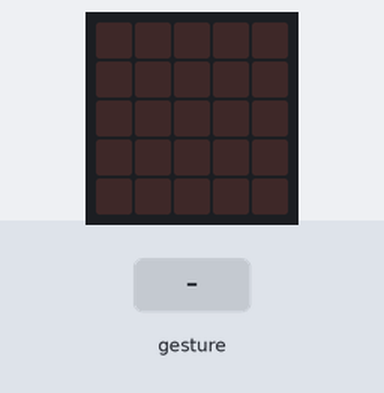
Simulated run of this program. Board: BBC micro:bit (MakeCode). Shown: the board's 5×5 LED display. Inputs (shaded band) come from the test bench. Random numbers come from a fixed seed; a tilt is held for 1.5 s and a shake lasts 1 s, then the board lies face up again.

Above: at 1.2 s.
1.3 s: gesture 'shake'
At 2.3 s:
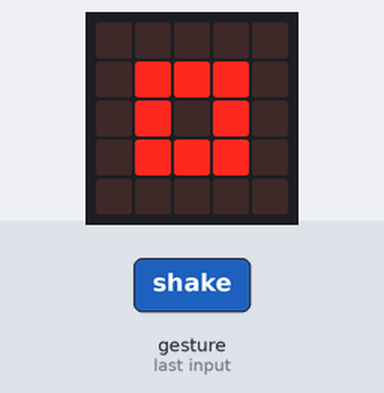
At 3.9 s:
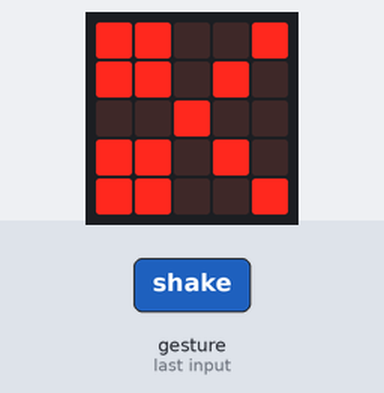
4.3 s: gesture 'shake'
At 9.0 s:
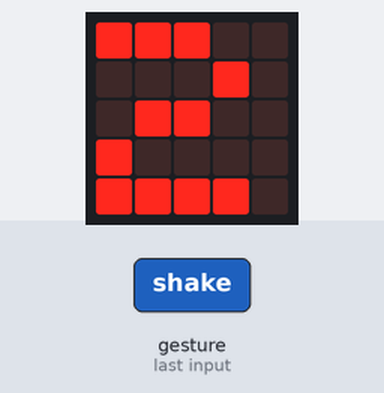
Timing chart, 0 to 10.5 s (numbered marks = the images above; inputs shaded):
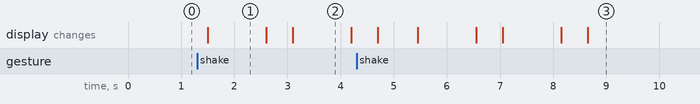

The program:

game1.py
```python
def on_gesture_shake():

    hand1 = randint(1, 3)
    hand2 = randint(1, 3)

    if hand1 == 1: # Rock
        basic.show_icon(IconNames.SMALL_SQUARE)
    elif hand1 == 2: # Paper
        basic.show_icon(IconNames.SQUARE)
    else: # Scissors
        basic.show_icon(IconNames.SCISSORS)

    basic.pause(500)
    basic.clear_screen()
    basic.pause(500)

    if hand2 == 1: # Rock
        basic.show_icon(IconNames.SMALL_SQUARE)
    elif hand2 == 2: # Paper
        basic.show_icon(IconNames.SQUARE)
    else: # Scissors
        basic.show_icon(IconNames.SCISSORS)

    basic.pause(500)
    basic.clear_screen()
    basic.pause(500)

    if hand1 == 1: # Rock
        if hand2 == 1: # Rock
            basic.show_number(0)
        elif hand2 == 2: # Paper
            basic.show_number(2)
        else: # Scissors
            basic.show_number(1)
    elif hand1 == 2: # Paper
        if hand2 == 1: # Rock
            basic.show_number(1)
        elif hand2 == 2: # Paper
            basic.show_number(0)
        else: # Scissors
            basic.show_number(2)
    else: # Scissors
        if hand2 == 1: # Rock
            basic.show_number(2)
        elif hand2 == 2: # Paper
            basic.show_number(1)
        else: # Scissors
            basic.show_number(0)

input.on_gesture(Gesture.SHAKE, on_gesture_shake)
```

Measured:
- after the input at 1.3 s, the display: changes after 0.20 s (image 1)
- what the display in image 1 shows lasts 1.1 s, from 1.5 s to 2.6 s
